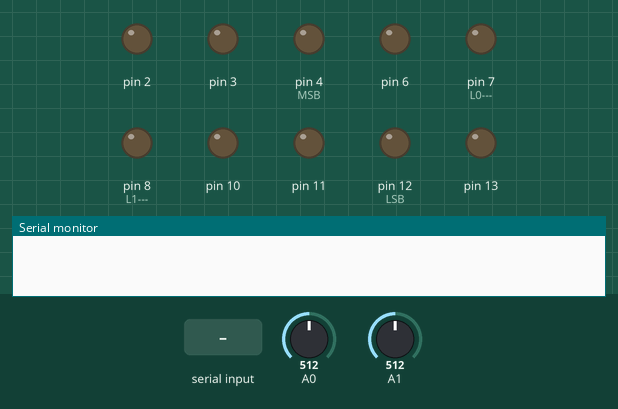
Bench run of a sketch on a simulated Arduino Uno, built with avr-gcc and run on an emulated ATmega328P. On the bench: output pins drawn as LEDs (lit = HIGH), the last lines printed to the serial monitor. The inputs (shaded band) are chosen by the test bench; at power-on: A1 = 512, A0 = 512. Pins used as bus, display or sensor lines are not drawn.

Above: at 1.2 s.
1.3 s: "VOUT2 \n" received over Serial
At 2.1 s:
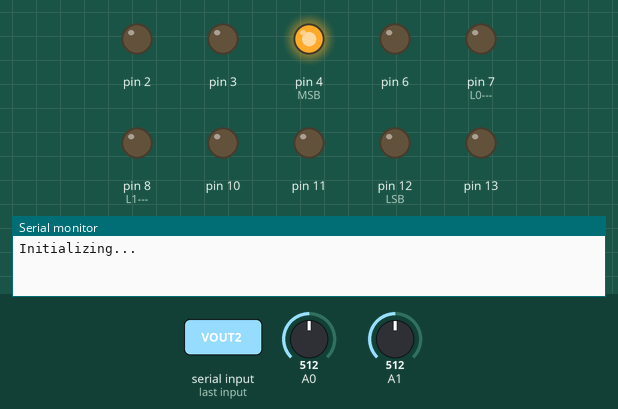
At 2.7 s:
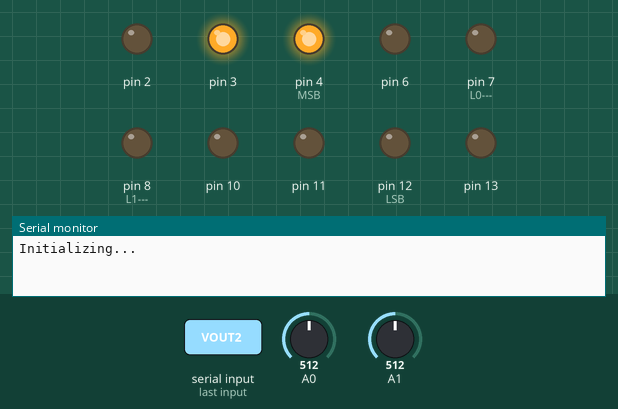
4.3 s: A1 set to 890
7.3 s: A1 set to 909
At 12.3 s:
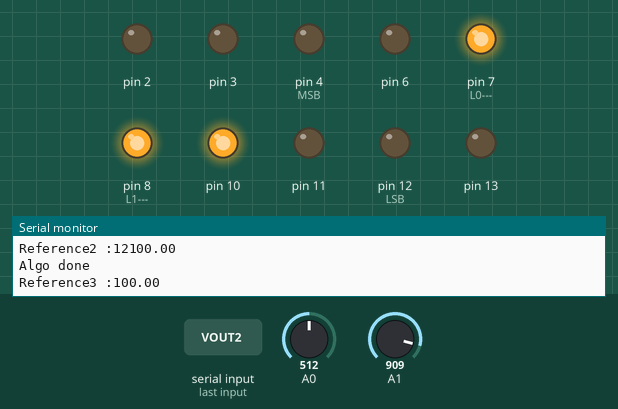
Timing chart, 0 to 13.8 s (numbered marks = the images above; inputs shaded):
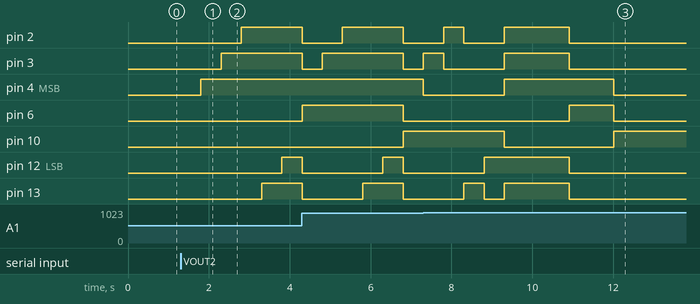

The sketch:

vsweep_current_resistance_display.ino
```cpp
//40 samples
//3 sensors
//with  serial input
//displays current
//average resistance display when 0.48 < vout1 < 0.52
//with scalling factor
//no correction factor
//checked with mobile


#include <TimerOne.h>
#include <PinChangeInterrupt.h>
#define NOP __asm__ __volatile__("nop\n\t");

float data1=0,data2=0;
float Vin= 5;
float vout1=0;

float Rsen1= 0;
float Rsen2= 0;
float Rsen3= 0;
float Rref_arr[5] = {12000.0, 5621.0, 1493.00, 550.0, 199.7};

float Rref=0,temp1=0,temp2=0;
float Rref1=0;
float Rref2=0;
float Rref3=0;

int d[]={0,0,0,0,0}, pin_select[5]={};
int store_mat[5][5]={};
int ref1_pins[5] = {};
int ref2_pins[5] = {};
int ref3_pins[5] = {};

float vout1_ramp[3][40]={};
float vout2_ramp[3][40]={};

bool flag = true;
int check_bit=0,counter=0,ch=0;
int i=0;
int no_of_samples = 40;
long int init_time = 27500;
float c_t = 100E-9/27E-3;

void setup()
{
 //sensor pins
  pinMode(6,OUTPUT);
  pinMode(10,OUTPUT);
  pinMode(11,OUTPUT);
  //switch pins
  pinMode(2,OUTPUT);
  pinMode(3,OUTPUT);
  pinMode(4,OUTPUT);  //MSB
  pinMode(12,OUTPUT); //LSB
  pinMode(13,OUTPUT);
  //SnH pins
  pinMode(7,OUTPUT);    //L0--->ADC1-->A0
  pinMode(8,OUTPUT);    //L1--->ADC2-->A1
  //clock pins
  pinMode(9,OUTPUT);    //CLK
  pinMode(5,OUTPUT);    //CLKB


  //analogReference(EXTERNAL);
  Serial.begin(9600);


}

void(* resetFunc) (void) = 0; //declare reset function @ address 0

void loop()
{
  if(Serial.available())
  {
    while(flag==true)
    {
      digitalWrite(9,LOW);    //CLK
      digitalWrite(5,LOW);    //CLKB

      digitalWrite(7,LOW);   //sample the value for adc1
      digitalWrite(8,LOW);   //sample the value for adc2
      delay(500);

      data1 = analogRead(A0);

      vout1 = (data1*Vin)/1023.0;
      Serial.println("Initializing... ");
      //Serial.println(vout1);

      //First Sensor selection
      digitalWrite(11,LOW);
      digitalWrite(10,LOW);
      digitalWrite(6,LOW);      //LSB for MC

      ch=0;
      Rref1 = reference_calculation(ch);
      Serial.print("Reference1 :");
      Serial.println(Rref1);

      //Second Sensor selection
      digitalWrite(11,LOW);
      digitalWrite(10,LOW);
      digitalWrite(6,HIGH);      //LSB for MC

      ch=1;
      Rref2 = reference_calculation(ch);
      Serial.print("Reference2 :");
      Serial.println(Rref2);

      //Third Sensor selection
      digitalWrite(11,LOW);
      digitalWrite(10,HIGH);
      digitalWrite(6,LOW);      //LSB for MC

      ch=2;
      Rref3 = reference_calculation(ch);
      Serial.print("Reference3 :");
      Serial.println(Rref3);

      ch=0;
      digitalWrite(11,LOW);
      digitalWrite(10,LOW);
      digitalWrite(6,LOW);      //LSB for MC
      pinset(ref1_pins);
      delay(500);

      Timer1.initialize(init_time);
      Timer1.attachInterrupt(timer_isr);
      flag = false;
    }

    if(check_bit==1)
    {
      Timer1.stop();

      for(int b=0;b<3;b++)
      {
        float Rsen_arr[20]= {};
        int number=0;
        double sum=0;
        Serial.println("V1           V2          I");
        if(b==0)
        {
          for(int a=0;a<39;a++)
          {
            if((vout1_ramp[b][a]>0.47)&&(vout1_ramp[b][a]<0.53))
            {
              float curr = ((vout2_ramp[b][a]-vout1_ramp[b][a])/(Rref1*10E3)) + c_t*((vout2_ramp[b][a]-vout2_ramp[b][a+1])-(vout1_ramp[b][a]-vout1_ramp[b][a+1]));
              curr = curr*10E6;
              Serial.print(vout1_ramp[b][a]);
              Serial.print("    ");
              Serial.print(vout2_ramp[b][a]);
              Serial.print("    ");
              Serial.println(curr,4);
              Rsen_arr[number]= (1E3*vout1_ramp[b][a])/curr;
              //Serial.print(Rsen_arr[number]);
              sum+=Rsen_arr[number];
              number++;
            }

          }
          Rsen1= sum/number;
          Serial.print("S1 = ");
          Serial.println(Rsen1);

          Serial.println("----------------------------");
        }
        else if(b==1)
        {
          for(int a=0;a<39;a++)
          {
            if((vout1_ramp[b][a]>0.47)&&(vout1_ramp[b][a]<0.53))
            {
              float curr = ((vout2_ramp[b][a]-vout1_ramp[b][a])/(Rref2*10E3)) + c_t*((vout2_ramp[b][a]-vout2_ramp[b][a+1])-(vout1_ramp[b][a]-vout1_ramp[b][a+1]));
              curr = curr*10E6;
              Serial.print(vout1_ramp[b][a]);
              Serial.print(" ");
              Serial.print(vout2_ramp[b][a]);
              Serial.print(" ");
              Serial.println(curr,4);
              Rsen_arr[number]= (1E3*vout1_ramp[b][a])/curr;
              //Serial.print(Rsen_arr[number]);
              sum+=Rsen_arr[number];
              number++;
            }

          }
          Rsen2= sum/number;
          Serial.print("S2 = ");
          Serial.println(Rsen2);

          Serial.println("-----------------------------");


        }
        else if(b==2)
        {
          for(int a=0;a<39;a++)
          {
           if((vout1_ramp[b][a]>0.47)&&(vout1_ramp[b][a]<0.53))
            {
              float curr = ((vout2_ramp[b][a]-vout1_ramp[b][a])/(Rref3*10E3)) + c_t*((vout2_ramp[b][a]-vout2_ramp[b][a+1])-(vout1_ramp[b][a]-vout1_ramp[b][a+1]));
              curr = curr*10E6;
              Serial.print(vout1_ramp[b][a]);
              Serial.print(" ");
              Serial.print(vout2_ramp[b][a]);
              Serial.print(" ");
              Serial.println(curr,4);
              Rsen_arr[number]= (1E3*vout1_ramp[b][a])/curr;
              //Serial.print(Rsen_arr[number]);
              sum+=Rsen_arr[number];
              number++;
            }

          }
          Rsen3= sum/number;
          Serial.print("S3 = ");
          Serial.println(Rsen3);

          Serial.println("-----------------------------");

        }
        else
        {
          Serial.println("Oops..something went wrong!!");
        }

      }

      Timer1.detachInterrupt();
      check_bit=0;
      Serial.println(" RESET DONE");
      delay(1000);
      resetFunc();
      Serial.println(" Never should be printed");
    }


  }
}

float reference_calculation(int ch)
{
  float vout2=0;
  float vol_array[5]={};
  int count=0;
  int j=0;

  for(int i=0; i<5; i++)
  {
    d[i]=1;
    pinset(d);
    delay(500);
    digitalWrite(8,LOW);   //sample the value for adc2
    data2 = analogRead(A1);

    vout2 = (data2*Vin)/1023.0;
//    Serial.print("VOUT2 ");
//    Serial.println(vout2);

      if(vout2>4.4)
      {
        d[i]=0;
        pinset(d);
      }
      else
      {
        vol_array[j]=vout2;
        store_array(d,count);
        count++;
        j++;
      }
  }
  //Serial.println(" SAR done");

  //find best Refernce corresponding to highest voltage

  float maxm = vol_array[0];
  int index =0;
  for(int j=1;j<count;j++)
   {
    if (vol_array[j]>maxm )
    {
      maxm = vol_array[j];
      index = j;
    }

   }
   Serial.println("Algo done");
   temp2=maxm;
   for(int a=0;a<5;a++)
   {
    pin_select[a]=store_mat[index][a];
   }

   if(ch==0)
   {
     for(int a=0;a<5;a++)
     {
      ref1_pins[a]=pin_select[a];
     }
   }
   if(ch==1)
   {
    for(int a=0;a<5;a++)
     {
      ref2_pins[a]=pin_select[a];
     }
   }
   if(ch==2)
   {
    for(int a=0;a<5;a++)
     {
      ref3_pins[a]=pin_select[a];
     }
   }
   Rref = res_calc(pin_select);

   memset(d,0,sizeof(d));
   memset(pin_select,0,sizeof(pin_select));
   memset(store_mat,0,sizeof(store_mat));
   memset(vol_array,0,sizeof(vol_array));


   return(Rref);

}

void store_array(int d[],int c)
{
  for(int i=0;i<5;i++)
  {
    store_mat[c][i]=d[i];
  }
}


void pinset(int d[])
{
    digitalWrite(12, d[4]);    //LSB -->DO
    digitalWrite(13, d[3]);     //D1
    digitalWrite(2, d[2]);      //D2
    digitalWrite(3, d[1]);      //D3
    digitalWrite(4,d[0]);       //D4

}

float res_calc(int pin_select[])
{
  float temp=0;
  for(int k=0;k<5;k++)
  {
    if(pin_select[k]==1)
    {
      temp+= Rref_arr[k];
    }
  }
  temp=temp+100.0;
  return(temp);
}


void timer_isr()
{

  if(counter < no_of_samples)    //40 samples
  {
    digitalWrite(9,HIGH);
    digitalWrite(5,HIGH);
    //140us
    digitalWrite(7,LOW);   //sample the value for adc1
    digitalWrite(8,LOW);   //sample the value for adc2
    digitalWrite(7,LOW);   //sample the value for adc1
    digitalWrite(8,LOW);   //sample the value for adc2
    digitalWrite(7,LOW);   //sample the value for adc1
    digitalWrite(8,LOW);   //sample the value for adc2
    digitalWrite(7,LOW);   //sample the value for adc1
    digitalWrite(8,LOW);   //sample the value for adc2
    digitalWrite(7,LOW);   //sample the value for adc1
    digitalWrite(8,LOW);   //sample the value for adc2
    digitalWrite(7,LOW);   //sample the value for adc1
    digitalWrite(8,LOW);   //sample the value for adc2
    digitalWrite(7,LOW);   //sample the value for adc1
    digitalWrite(8,LOW);   //sample the value for adc2
    digitalWrite(7,LOW);   //sample the value for adc1
    digitalWrite(8,LOW);   //sample the value for adc2
    digitalWrite(7,LOW);   //sample the value for adc1
    digitalWrite(8,LOW);   //sample the value for adc2
    digitalWrite(7,LOW);   //sample the value for adc1
    digitalWrite(8,LOW);   //sample the value for adc2
    digitalWrite(7,LOW);   //sample the value for adc1
    digitalWrite(8,LOW);   //sample the value for adc2
    digitalWrite(7,LOW);   //sample the value for adc1
    digitalWrite(8,LOW);   //sample the value for adc2
    digitalWrite(7,LOW);   //sample the value for adc1
    digitalWrite(8,LOW);   //sample the value for adc2
    digitalWrite(7,LOW);   //sample the value for adc1
    digitalWrite(8,LOW);   //sample the value for adc2
    digitalWrite(7,LOW);   //sample the value for adc1
    digitalWrite(8,LOW);   //sample the value for adc2
    digitalWrite(7,LOW);   //sample the value for adc1
    digitalWrite(8,LOW);   //sample the value for adc2
    digitalWrite(7,LOW);   //sample the value for adc1
    digitalWrite(8,LOW);   //sample the value for adc2
    digitalWrite(7,LOW);   //sample the value for adc1
    digitalWrite(8,LOW);   //sample the value for adc2
    digitalWrite(7,LOW);   //sample the value for adc1
    digitalWrite(8,LOW);   //sample the value for adc2
    digitalWrite(7,LOW);   //sample the value for adc1
    digitalWrite(8,LOW);   //sample the value for adc2
    //NOP;
    digitalWrite(7,HIGH);    //hold
    digitalWrite(8,HIGH);    //hold
    data1 = analogRead(A0);
    data2= analogRead(A1);
    vout1_ramp[ch][i] = (data1*Vin)/1023.0;
    vout2_ramp[ch][i]=(data2*Vin)/1023.0;
    counter++;
    i++;

   }
    if(counter==no_of_samples)
    {
      digitalWrite(9,LOW);
      digitalWrite(5,LOW);

      //check_bit=1;
      counter =0;
      i=0;
      if(ch==0)     //second sensor and pin selsction
      {
        pinset(ref2_pins);
        digitalWrite(10,LOW);
        digitalWrite(6,HIGH);
        digitalWrite(10,LOW);
        digitalWrite(6,HIGH);

      }
      else if(ch==1)    //third sensor and pin selection
      {
        pinset(ref3_pins);
        digitalWrite(10,HIGH);
        digitalWrite(6,LOW);
        digitalWrite(10,HIGH);
        digitalWrite(6,LOW);

      }
      else if(ch==2)      //go to main loop
      {
        check_bit=1;
      }
      ch++;
    }

  }
```

Measured:
- the behaviour switches between 900 and 901 on A1 (found by bisection; images 2 and 3)
- after the input at 1.3 s, pin 2: LOW → HIGH after 1.5 s; pin 3: LOW → HIGH after 1.0 s; pin 4 (MSB): LOW → HIGH after 0.50 s; pin 12 (LSB): LOW → HIGH after 2.5 s; pin 13: LOW → HIGH after 2.0 s
- after the input at 7.3 s, pin 4 (MSB): HIGH → LOW at once, → HIGH 2.0 s later, → LOW 2.7 s later
